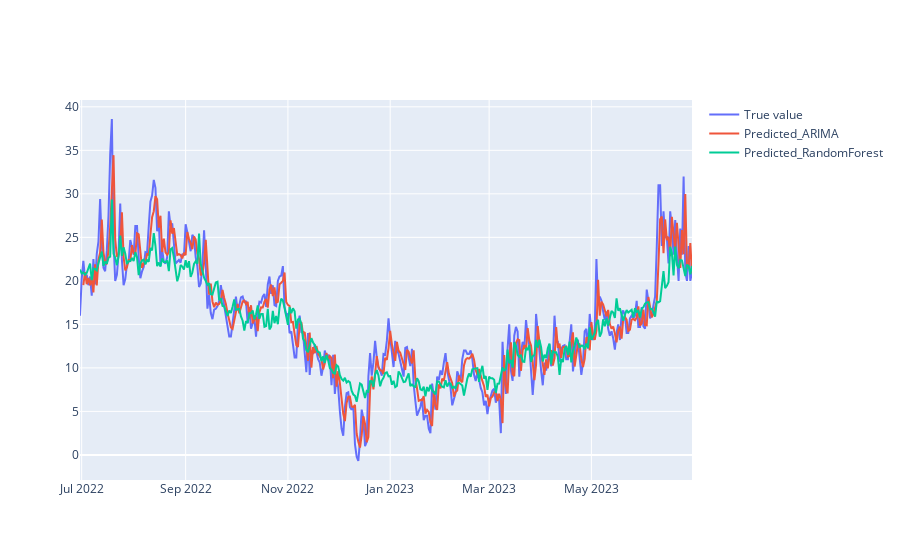

Notebook cell for this chart:
### Markdown cell above
## Temperature Prediction

### Code cell
df_tem_pre= pd.read_csv('https://github.com/hongdoudahongdou/MDA/blob/main/data/temperature_result.csv?raw=true')
df_tem_pre['Date']=pd.date_range(start='2022-06-30', end='2023-06-30')
df_tem_pre.rename(columns={'tmax': 'True value'}, inplace=True)
fig_tem_pre = go.Figure()
fig_tem_pre.add_trace(go.Scatter(x=df_tem_pre['Date'], y=df_tem_pre['True value'], mode='lines', name='True value'))
fig_tem_pre.add_trace(go.Scatter(x=df_tem_pre['Date'], y=df_tem_pre['Predicted_ARIMA'], mode='lines', name='Predicted_ARIMA'))
fig_tem_pre.add_trace(go.Scatter(x=df_tem_pre['Date'], y=df_tem_pre['Predicted_rf'], mode='lines', name='Predicted_RandomForest'))
fig_tem_pre

### Figure 1 — Plotly figure (JSON) as saved in the notebook; plotly's stock layout.template omitted (floating-point values rounded to 4 significant figures; data arrays with more than 128 entries replaced by an {"elided": "..."} marker saying what was removed)
{"data": [{"mode": "lines", "name": "True value", "type": "scatter", "x": {"elided": "366 str values"}, "y": {"elided": "366 float values"}}, {"mode": "lines", "name": "Predicted_ARIMA", "type": "scatter", "x": {"elided": "366 str values"}, "y": {"elided": "366 float values"}}, {"mode": "lines", "name": "Predicted_RandomForest", "type": "scatter", "x": {"elided": "366 str values"}, "y": {"elided": "366 float values"}}], "layout": {}}
